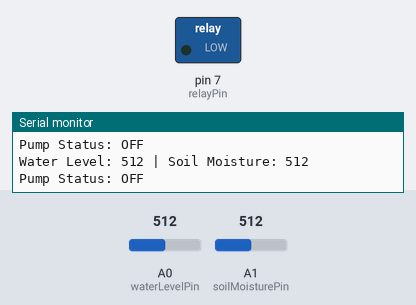
Simulated run of this sketch. Board: Arduino Uno, built with avr-gcc and run on an emulated ATmega328P. Shown: switched loads named in the sketch (green lamp = pin HIGH), the last lines printed to the serial monitor. The test bench sets the inputs (shaded band); at power-on: A1 (soilMoisturePin) = 512, A0 (waterLevelPin) = 512.

Above: at 1.8 s.
1.9 s: A1 (soilMoisturePin) set to 490
At 3.2 s:
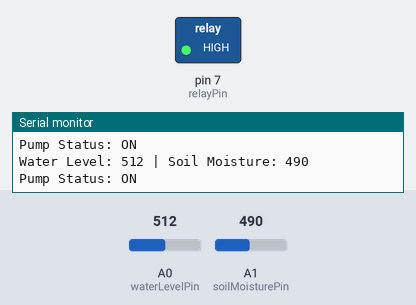
3.5 s: A1 (soilMoisturePin) set to 510
At 4.9 s:
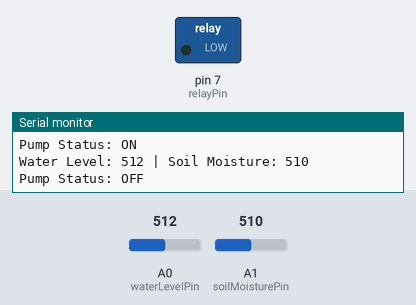
5.5 s: A1 (soilMoisturePin) set to 306
At 6.5 s:
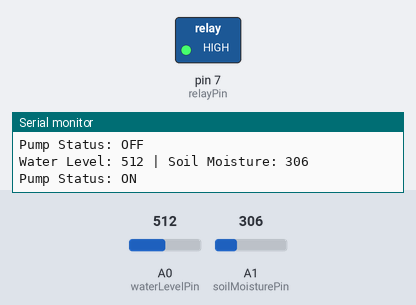
Timing chart, 0 to 8.5 s (numbered marks = the images above; inputs shaded):
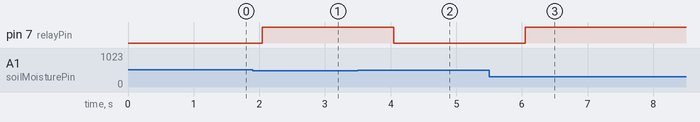

The sketch:

sketch_dec02a.ino
```cpp
// Pin Definitions
const int waterLevelPin = A0;  // Water level sensor connected to A0
const int soilMoisturePin = A1; // Soil moisture sensor connected to A1
const int relayPin = 7;        // Relay to control pump connected to D7

// Sensor thresholds
const int waterLevelThreshold = 5;   // Water level threshold
const int soilMoistureThreshold = 500; // Soil moisture threshold

// Variables to store sensor readings
int waterLevel = 0;
int soilMoisture = 0;

void setup() {
  // Initialize the relay pin as OUTPUT
  pinMode(relayPin, OUTPUT);

  // Ensure the pump is OFF at startup
  digitalWrite(relayPin, LOW);

  // Initialize Serial Monitor for debugging
  Serial.begin(9600);
  Serial.println("Water Level and Soil Moisture Monitoring System");
}

void loop() {
  // Read water level sensor value
  waterLevel = analogRead(waterLevelPin);

  // Read soil moisture sensor value
  soilMoisture = analogRead(soilMoisturePin);

  // Print sensor values to Serial Monitor
  Serial.print("Water Level: ");
  Serial.print(waterLevel);
  Serial.print(" | Soil Moisture: ");
  Serial.println(soilMoisture);

  // Control pump based on conditions
  if (waterLevel > waterLevelThreshold && soilMoisture < soilMoistureThreshold) {
    digitalWrite(relayPin, HIGH); // Turn ON the pump
    Serial.println("Pump Status: ON");
  } else {
    digitalWrite(relayPin, LOW); // Turn OFF the pump
    Serial.println("Pump Status: OFF");
  }

  // Small delay for stability
  delay(1000);
}
```

Measured:
- the behaviour switches between 500 and 499 on A1 (soilMoisturePin) (found by bisection; images 0 and 1)
- after the input at 1.9 s, pin 7 (relayPin): LOW → HIGH after 0.14 s
- after the input at 3.5 s, pin 7 (relayPin): HIGH → LOW after 0.55 s
- after the input at 5.5 s, pin 7 (relayPin): LOW → HIGH after 0.55 s
